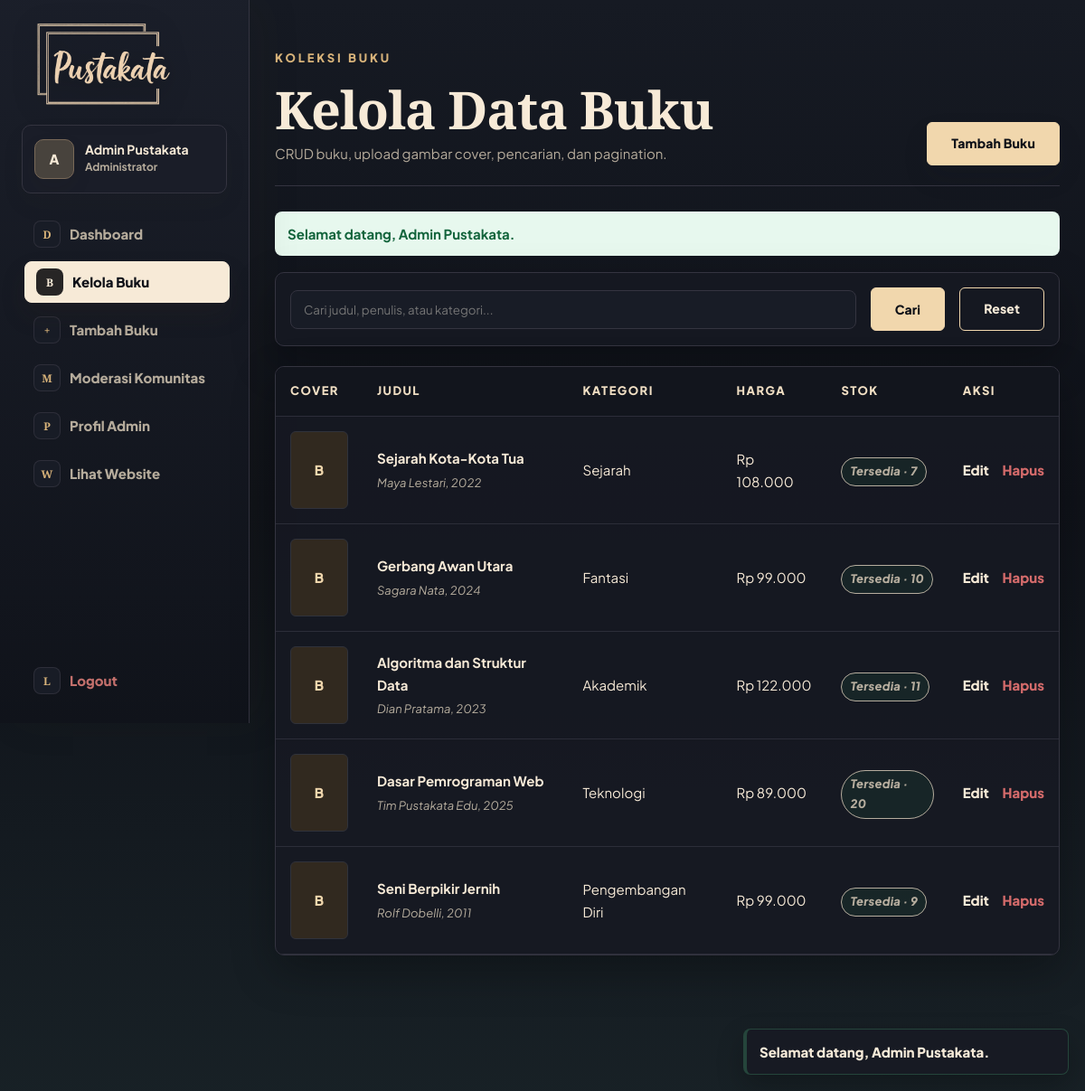
The app's page /admin/books.php (signed in) with its own data.
### tables this page shows
CREATE TABLE IF NOT EXISTS buku2 (
    id INT AUTO_INCREMENT PRIMARY KEY,
    judul VARCHAR(150) NOT NULL,
    penulis VARCHAR(120) NOT NULL,
    penerbit VARCHAR(120) NOT NULL,
    tahun_terbit YEAR NOT NULL,
    kategori VARCHAR(80) NOT NULL,
    harga INT NOT NULL DEFAULT 0,
    stok INT NOT NULL DEFAULT 0,
    gambar VARCHAR(255) DEFAULT NULL,
    deskripsi TEXT,
    created_at TIMESTAMP DEFAULT CURRENT_TIMESTAMP,
    INDEX idx_buku_kategori (kategori),
    INDEX idx_buku_judul (judul),
    INDEX idx_buku_kategori_id (kategori, id),
    INDEX idx_buku_stok (stok)
);

### admin/books.php (the view, shortened to what this page needs)
<?php
require_once __DIR__ . "/../config/conn.php";
$keyword = trim($_GET['q'] ?? '');
$page = max(1, (int) ($_GET['page'] ?? 1));
$limit = 5;
$offset = ($page - 1) * $limit;
$where = "";
$params = [];
$types = "";
$sql = "SELECT * FROM buku2 $where ORDER BY id DESC LIMIT ? OFFSET ?";
$stmt = mysqli_prepare($conn, $sql);
if ($types) {
    $listTypes = $types . "ii";
    $listParams = array_merge($params, [$limit, $offset]);
    mysqli_stmt_bind_param($stmt, $listTypes, ...$listParams);
} else {
    mysqli_stmt_bind_param($stmt, "ii", $limit, $offset);
}
mysqli_stmt_execute($stmt);
$books = mysqli_stmt_get_result($stmt);
?>
<!DOCTYPE html>
<html lang="id" data-theme="dark">
<head>
    <link rel="stylesheet" href="<?= e(asset('css/style.css')); ?>">
</head>
<body>
    <div class="admin-shell">
        <?php include partial_path('admin_sidebar.php'); ?>
        <main class="admin-main">
        <div class="admin-topbar reveal reveal-up">
            <div>
                <p class="eyebrow">KOLEKSI BUKU</p>
                <h1>Kelola Data Buku</h1>
                <p>CRUD buku, upload gambar cover, pencarian, dan pagination.</p>
            </div>
            <a href="<?= e(url('admin/book-form.php')); ?>" class="btn btn-primary">Tambah Buku</a>
        </div>
        <?= flash_messages(); ?>
        <form method="GET" class="toolbar-form reveal reveal-up" data-search-feedback>
            <input type="text" name="q" placeholder="Cari judul, penulis, atau kategori..." value="<?= e($keyword); ?>">
            <button type="submit" class="btn btn-primary">Cari</button>
            <a href="<?= e(url('admin/books.php')); ?>" class="btn btn-outline">Reset</a>
        </form>
        <?php if (mysqli_num_rows($books) === 0): ?>
            <section class="empty-state compact reveal reveal-up">
                <h2>Data buku kosong</h2>
                <p>Belum ada buku yang cocok dengan pencarian.</p>
                <a href="<?= e(url('admin/book-form.php')); ?>" class="btn btn-primary">Tambah Buku</a>
            </section>
        <?php else: ?>
            <div class="table-card reveal reveal-up">
                <table class="data-table">
                    <thead>
                        <tr>
                            <th>Cover</th>
                            <th>Judul</th>
                            <th>Kategori</th>
                            <th>Harga</th>
                            <th>Stok</th>
                            <th>Aksi</th>
                        </tr>
                    </thead>
                    <tbody>
                        <?php while ($book = mysqli_fetch_assoc($books)): ?>
                            <?php $stock = stock_badge($book['stok']); ?>
                            <tr>
                                <td>
                                    <?php if ($book['gambar']): ?>
                                        <img class="thumb" src="<?= e(upload_url($book['gambar'])); ?>" alt="<?= e($book['judul']); ?>" loading="lazy" decoding="async">
                                    <?php else: ?>
                                        <div class="thumb thumb-empty">B</div>
                                    <?php endif; ?>
                                </td>
                                <td>
                                    <strong><?= e($book['judul']); ?></strong>
                                    <span><?= e($book['penulis']); ?>, <?= e($book['tahun_terbit']); ?></span>
                                </td>
                                <td><?= e($book['kategori']); ?></td>
                                <td><?= rupiah($book['harga']); ?></td>
                                <td><span class="stock-badge <?= e($stock['class']); ?>"><?= e($stock['label']); ?> · <?= e($book['stok']); ?></span></td>
                                <td class="action-cell">
                                    <a href="<?= e(url('admin/book-form.php?id=' . urlencode($book['id']))); ?>">Edit</a>
                                    <form method="POST" action="<?= e(url('admin/book-delete.php')); ?>" class="inline-form" data-confirm="Hapus buku &quot;<?= e($book['judul']); ?>&quot; dari katalog?">
                                        <button type="submit" class="link-button danger">Hapus</button>
                                    </form>
                                </td>
                            </tr>
                        <?php endwhile; ?>
                    </tbody>
                </table>
            </div>
        <?php endif; ?>
        </main>
    </div>
</body>
</html>

### assets/css/components/feedback.css (style rules this page uses)
.password-toggle, .link-button { border: 0; background: transparent; color: var(--primary); cursor: pointer; font: inherit; font-weight: 900; }
.link-button.danger, .danger { color: #d46b6b; }
.inline-form { display: inline-flex; align-items: center; gap: 8px; }
.stock-badge { display: inline-flex; align-items: center; width: fit-content; padding: 4px 9px; border-radius: 999px; border: 1px solid currentColor; font-size: 11px; font-weight: 900; letter-spacing: .02em; }
.stock-ready { color: #2f8f5b; background: rgba(47, 143, 91, .1); }

### records on screen
buku2: shows "B", judul "Sejarah Kota-Kota Tua", penulis "Maya Lestari", tahun_terbit "2022", kategori "Sejarah", harga "Rp 108.000", stok "Tersedia", stok "7"
buku2: shows "B", judul "Gerbang Awan Utara", penulis "Sagara Nata", tahun_terbit "2024", kategori "Fantasi", harga "Rp 99.000", stok "Tersedia", stok "10"
buku2: shows "B", judul "Algoritma dan Struktur Data", penulis "Dian Pratama", tahun_terbit "2023", kategori "Akademik", harga "Rp 122.000", stok "Tersedia", stok "11"
buku2: shows "B", judul "Dasar Pemrograman Web", penulis "Tim Pustakata Edu", tahun_terbit "2025", kategori "Teknologi", harga "Rp 89.000", stok "Tersedia", stok "20"
buku2: shows "B", judul "Seni Berpikir Jernih", penulis "Rolf Dobelli", tahun_terbit "2011", kategori "Pengembangan Diri", harga "Rp 99.000", stok "Tersedia", stok "9"

### other values on screen
substr(current_user_name(), 0, 1) "A"
current_user_name() "Admin Pustakata"
$flash['message'] "Selamat datang, Admin Pustakata."
